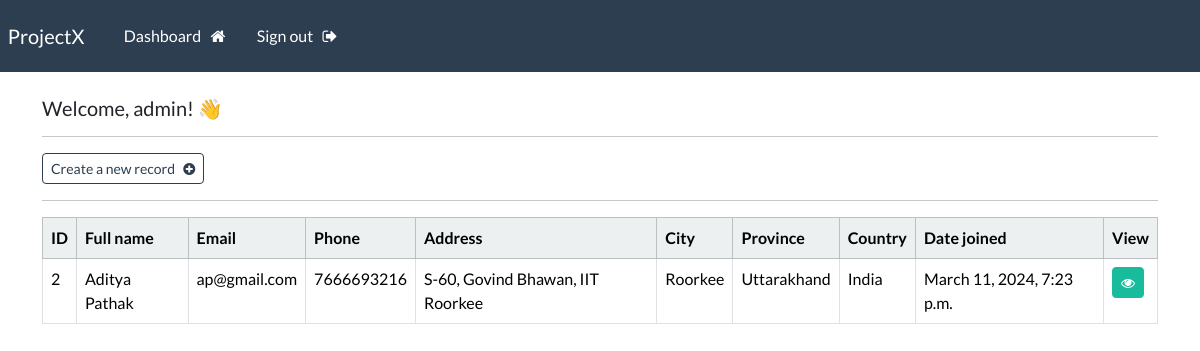
The page /dashboard (signed in) on the database its author committed.
### webapp/models.py (models this page shows, shortened)
class Record(models.Model):
    creation_date = models.DateTimeField(auto_now_add=True)
    first_name = models.CharField(max_length=100)
    last_name = models.CharField(max_length=100)
    email = models.CharField(max_length=255)
    phone = models.CharField(max_length=20)
    address = models.CharField(max_length=300)
    city = models.CharField(max_length=255)
    province = models.CharField(max_length=200)
    country = models.CharField(max_length=125)

### webapp/views.py (the view)
# urls.py: path("dashboard",views.dashboard,name="dashboard"),
@login_required(login_url="my-login")
def dashboard(request):
    my_records = Record.objects.all()
    context = {"records" : my_records}
    return render(request,"webapp/dashboard.html",context)

### webapp/templates/webapp/dashboard.html
{% extends 'webapp/base.html' %}
{% block content %}
    <h5> Welcome, {{user}}! 👋 </h5>
    <hr>
    <a class="btn btn-outline-primary btn-sm" href="{% url 'create-record' %}">
        Create a new record &nbsp; <i class="fa fa-plus-circle" aria-hidden="true"></i>
    </a>
    <hr>
    <table class="table table-hover table-bordered">
        <thead class="table-light">
            <tr>
                <th scope="col"> ID </th>
                <th scope="col"> Full name </th>
                <th scope="col"> Email </th>
                <th scope="col"> Phone </th>
                <th scope="col"> Address </th>
                <th scope="col"> City </th>
                <th scope="col"> Province </th>
                <th scope="col"> Country </th>
                <th scope="col"> Date joined </th>
                <th scope="col"> View </th>
            </tr>
        </thead>
        <tbody>
        {% if records %}
            {% for record in records %}
            <tr>
                <td> {{record.id}} </td>
                <td> {{record.first_name}}  {{record.last_name}} </td>
                <td> {{record.email}} </td>
                <td> {{record.phone}} </td>
                <td> {{record.address}} </td>
                <td> {{record.city}} </td>
                <td> {{record.province}} </td>
                <td> {{record.country}} </td>
                <td> {{record.creation_date}} </td>
                <td> <a class="btn btn-success btn-sm" href="{% url 'singular-record' record.id %}"> <i class="fa fa-eye" aria-hidden="true"></i> </a> </td>
            </tr>
            {% endfor %}
        {% endif %}
        </tbody>
    </table>
{% endblock %}

### webapp/templates/webapp/base.html (shortened to what this page needs)
{% load static %}
<!DOCTYPE html>
<html lang="en">
<head>
    <link rel="stylesheet" href="https://bootswatch.com/5/flatly/bootstrap.min.css" type="text/css">
    <link rel="stylesheet" href="{% static 'css/styles.css' %}" type="text/css">
    <link rel="stylesheet" href="https://cdnjs.cloudflare.com/ajax/libs/font-awesome/4.7.0/css/font-awesome.min.css">
</head>
<body>
    {% include "webapp/navbar.html" %}
    <div class="container">
        <br>
        {% block content %}
        {% endblock content %}
    </div>
</body>
</html>

### webapp/templates/webapp/navbar.html (shortened to what this page needs)
<nav class="navbar navbar-expand-lg navbar-dark bg-primary justify-content-center">
  <a class="navbar-brand main-heading" href="{% url '' %}"> &nbsp; ProjectX </a>
  <div class="collapse navbar-collapse text-center" id="navbarNavDropdown">
    <ul class="navbar-nav mr-auto">
      {% if user.is_authenticated %}
      <li class="nav-item">
        <a class="nav-link" href="{% url 'dashboard' %}">
          Dashboard &nbsp; <i class="fa fa-home" aria-hidden="true"></i>
        </a>
      </li>
      <li class="nav-item">
        <a class="nav-link" href="{% url 'user-logout' %}">
          Sign out &nbsp; <i class="fa fa-sign-out" aria-hidden="true"></i>
        </a>
      </li>
    </ul>
    {% endif %}
  </div>
</nav>

### rows shown on the page
Record: id "2", first_name "Aditya", last_name "Pathak", email "ap@gmail.com", phone "7666693216", address "S-60, Govind Bhawan, IIT Roorkee", city "Roorkee", province "Uttarakhand", country "India", creation_date "March 11, 2024, 7:23 p.m."

### other values the page prints
{{ user }} "admin"
